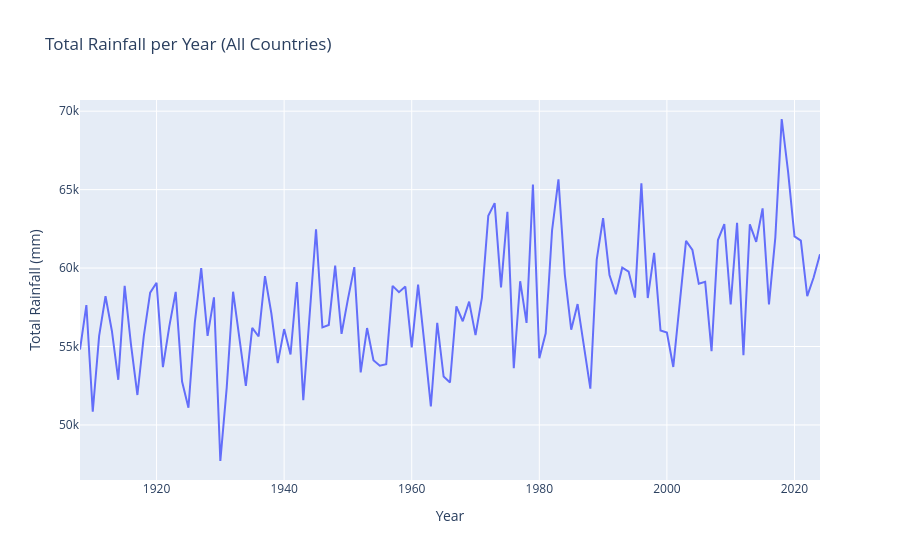

The notebook cell this image was saved under:
### Code cell
# Let's plot rainfall levels in the North America since 1908 (Canada and United States combined)
# Group by year and sum rainfall across all countries
NA_rainfall_per_year = post_1908_rainfall_na_df.groupby('year', as_index=False)['rainfall_mm'].sum()

# Plot with Plotly Express
fig = px.line(NA_rainfall_per_year, 
              x='year', 
              y='rainfall_mm',
              title='Total Rainfall per Year (All Countries)',
              labels={'rainfall_mm': 'Total Rainfall (mm)', 'year': 'Year'})

fig.show()
